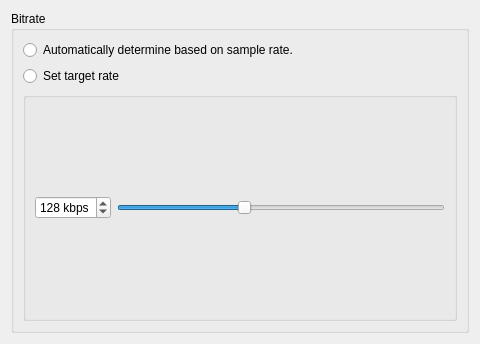
<?xml version="1.0" encoding="UTF-8"?>
<ui version="4.0">
 <class>TranscoderOptionsFDKAAC</class>
 <widget class="QWidget" name="TranscoderOptionsFDKAAC">
  <property name="geometry">
   <rect>
    <x>0</x>
    <y>0</y>
    <width>480</width>
    <height>344</height>
   </rect>
  </property>
  <property name="windowTitle">
   <string>Form</string>
  </property>
  <layout class="QVBoxLayout" name="verticalLayout">
   <item>
    <widget class="QGroupBox" name="groupBox">
     <property name="title">
      <string>Bitrate</string>
     </property>
     <layout class="QVBoxLayout" name="verticalLayout_2">
      <item>
       <widget class="QRadioButton" name="auto_radio">
        <property name="text">
         <string>Automatically determine based on sample rate.</string>
        </property>
       </widget>
      </item>
      <item>
       <widget class="QRadioButton" name="target_radio">
        <property name="text">
         <string>Set target rate</string>
        </property>
       </widget>
      </item>
      <item>
       <widget class="QGroupBox" name="bitrate_group">
        <property name="title">
         <string/>
        </property>
        <layout class="QHBoxLayout" name="horizontalLayout">
         <item>
          <widget class="QSpinBox" name="bitrate_spinbox">
           <property name="suffix">
            <string> kbps</string>
           </property>
           <property name="minimum">
            <number>8</number>
           </property>
           <property name="maximum">
            <number>320</number>
           </property>
           <property name="singleStep">
            <number>8</number>
           </property>
           <property name="value">
            <number>128</number>
           </property>
          </widget>
         </item>
         <item>
          <widget class="QSlider" name="bitrate_slider">
           <property name="minimum">
            <number>8</number>
           </property>
           <property name="maximum">
            <number>320</number>
           </property>
           <property name="value">
            <number>128</number>
           </property>
           <property name="orientation">
            <enum>Qt::Horizontal</enum>
           </property>
          </widget>
         </item>
        </layout>
       </widget>
      </item>
     </layout>
    </widget>
   </item>
  </layout>
 </widget>
 <resources/>
 <connections>
  <connection>
   <sender>bitrate_slider</sender>
   <signal>valueChanged(int)</signal>
   <receiver>bitrate_spinbox</receiver>
   <slot>setValue(int)</slot>
   <hints>
    <hint type="sourcelabel">
     <x>170</x>
     <y>29</y>
    </hint>
    <hint type="destinationlabel">
     <x>445</x>
     <y>24</y>
    </hint>
   </hints>
  </connection>
  <connection>
   <sender>bitrate_spinbox</sender>
   <signal>valueChanged(int)</signal>
   <receiver>bitrate_slider</receiver>
   <slot>setValue(int)</slot>
   <hints>
    <hint type="sourcelabel">
     <x>407</x>
     <y>18</y>
    </hint>
    <hint type="destinationlabel">
     <x>191</x>
     <y>29</y>
    </hint>
   </hints>
  </connection>
 </connections>
</ui>
